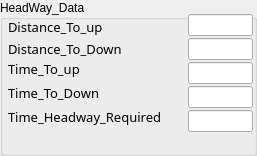
          <widget class="QGroupBox" name="groupBox_9">
           <property name="geometry">
            <rect>
             <x>558</x>
             <y>166</y>
             <width>257</width>
             <height>156</height>
            </rect>
           </property>
           <property name="autoFillBackground">
            <bool>true</bool>
           </property>
           <property name="title">
            <string>HeadWay_Data</string>
           </property>
           <property name="flat">
            <bool>false</bool>
           </property>
           <widget class="QLabel" name="label_50">
            <property name="geometry">
             <rect>
              <x>8</x>
              <y>10</y>
              <width>129</width>
              <height>34</height>
             </rect>
            </property>
            <property name="font">
             <font>
              <family>微软雅黑</family>
              <pointsize>10</pointsize>
             </font>
            </property>
            <property name="text">
             <string>Distance_To_up</string>
            </property>
           </widget>
           <widget class="QLabel" name="label_51">
            <property name="geometry">
             <rect>
              <x>8</x>
              <y>32</y>
              <width>145</width>
              <height>34</height>
             </rect>
            </property>
            <property name="font">
             <font>
              <family>微软雅黑</family>
              <pointsize>10</pointsize>
             </font>
            </property>
            <property name="text">
             <string>Distance_To_Down</string>
            </property>
           </widget>
           <widget class="QLabel" name="label_52">
            <property name="geometry">
             <rect>
              <x>8</x>
              <y>52</y>
              <width>165</width>
              <height>34</height>
             </rect>
            </property>
            <property name="font">
             <font>
              <family>微软雅黑</family>
              <pointsize>10</pointsize>
             </font>
            </property>
            <property name="text">
             <string>Time_To_up</string>
            </property>
           </widget>
           <widget class="QLabel" name="label_53">
            <property name="geometry">
             <rect>
              <x>8</x>
              <y>76</y>
              <width>181</width>
              <height>34</height>
             </rect>
            </property>
            <property name="font">
             <font>
              <family>微软雅黑</family>
              <pointsize>10</pointsize>
             </font>
            </property>
            <property name="text">
             <string>Time_To_Down</string>
            </property>
           </widget>
           <widget class="QLabel" name="label_54">
            <property name="geometry">
             <rect>
              <x>8</x>
              <y>100</y>
              <width>165</width>
              <height>34</height>
             </rect>
            </property>
            <property name="font">
             <font>
              <family>微软雅黑</family>
              <pointsize>10</pointsize>
             </font>
            </property>
            <property name="text">
             <string>Time_Headway_Required</string>
            </property>
           </widget>
           <widget class="QLineEdit" name="le_timetodown">
            <property name="geometry">
             <rect>
              <x>188</x>
              <y>86</y>
              <width>65</width>
              <height>22</height>
             </rect>
            </property>
           </widget>
           <widget class="QLineEdit" name="le_timeheadrequired">
            <property name="geometry">
             <rect>
              <x>188</x>
              <y>110</y>
              <width>65</width>
              <height>22</height>
             </rect>
            </property>
           </widget>
           <widget class="QLineEdit" name="le_distodown">
            <property name="geometry">
             <rect>
              <x>188</x>
              <y>38</y>
              <width>65</width>
              <height>22</height>
             </rect>
            </property>
           </widget>
           <widget class="QLineEdit" name="le_timetoup">
            <property name="geometry">
             <rect>
              <x>188</x>
              <y>62</y>
              <width>65</width>
              <height>22</height>
             </rect>
            </property>
           </widget>
           <widget class="QLineEdit" name="le_distoup">
            <property name="geometry">
             <rect>
              <x>188</x>
              <y>14</y>
              <width>65</width>
              <height>22</height>
             </rect>
            </property>
           </widget>
          </widget>
